Frame 1 (no input): blank canvas, image omitted
Frame 60 (no input): blank canvas, image omitted
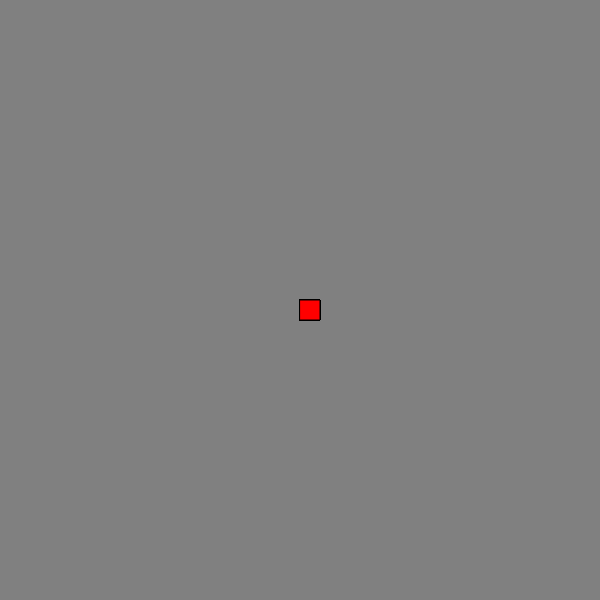
Frame 120 (the mouse pressed at the canvas centre since frame 60)

The p5.js sketch whose frames 1 and 60 were blank and that drew this single picture after the mouse press (run headless with seeded random() and noise() and a simulated clock; from frame 60 on, the mouse is pressed at the canvas centre):

// p5.js sketch
// ── sketch.js
function setup() {
    createCanvas(600, 600);
   background("gray");
  }
  
  function draw() {
  
   stroke("black")
   fill("red")
  
   // console.log(mouseIsPressed);
   if(mouseIsPressed) {
  
   rect(mouseX, mouseY, 20, 20);
   }
  
  }
